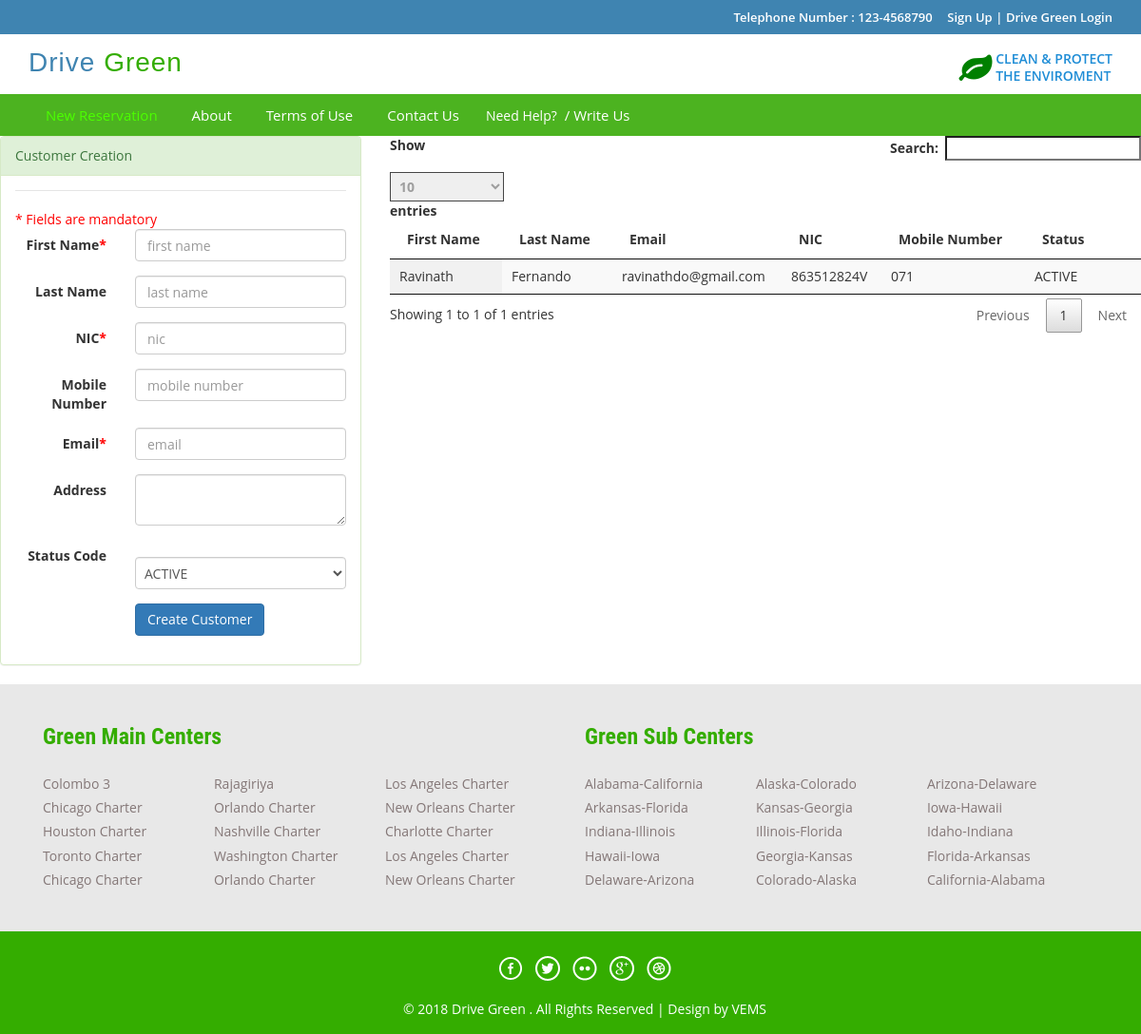
The app's page /index.php/customer_controller/loadCustomerReg, older data.
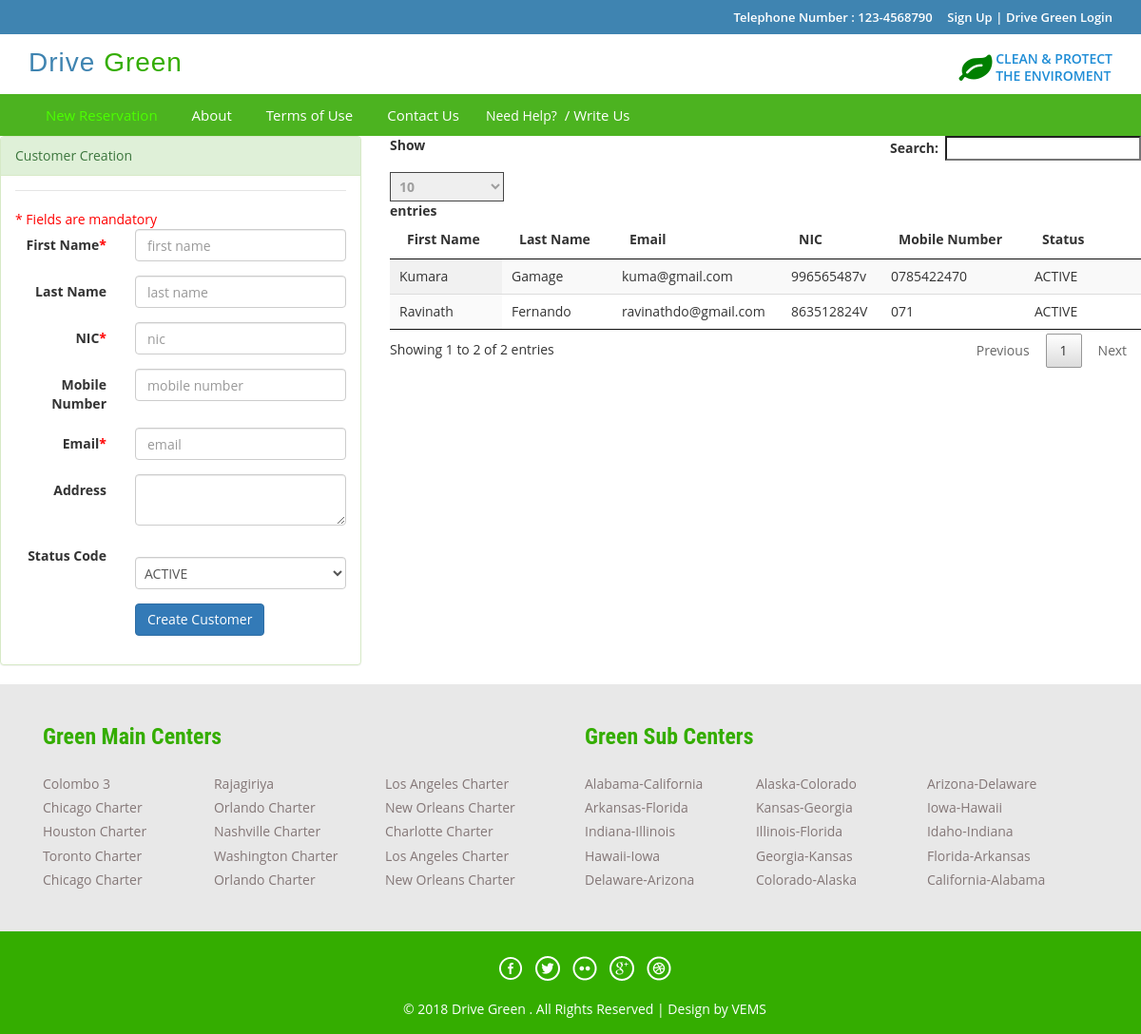
The same page, newer data.
### tables this page shows
CREATE TABLE `dg_customer` (
  `id` int(5) NOT NULL AUTO_INCREMENT,
  `first_name` varchar(50) DEFAULT NULL,
  `last_name` varchar(50) DEFAULT NULL,
  `nic` varchar(12) DEFAULT NULL,
  `pword` text,
  `mobile_number` varchar(10) DEFAULT NULL,
  `address` varchar(50) DEFAULT NULL,
  `email` varchar(50) DEFAULT NULL,
  `status_code` varchar(10) DEFAULT 'ACTIVE',
  `role_code` varchar(10) DEFAULT 'CUSTOMER',
  `created_datetime` timestamp NULL DEFAULT CURRENT_TIMESTAMP,
  `created_user` int(5) DEFAULT '0',
  PRIMARY KEY (`id`)
);

### application/controllers/Customer_Controller.php (called while the page is built, shortened)
<?php
class Customer_Controller extends CI_Controller {
    public function loadCustomerReg() {
        $this->load->model(array('Customer'));
        $customer = new Customer();
        $data['customerList'] = $customer->get();
        $data['msg'] = null;
        $this->load->view('admin/admin_customer_create', $data);
    }
}

### index.php (called while the page is built, shortened)
<?php
require_once BASEPATH.'core/CodeIgniter.php';

### application/views/_menu.php (called while the page is built)
<?php
if(null !== $this->session->userdata('userbean')){
    switch ($this->session->userdata('userbean')->role_code) {
        case 'ADMIN':
            $this->load->view('_menu_admin.php');
            break;
        case 'MANAGER':
            $this->load->view('_menu_manager.php');
            break;
        case 'STAFF':
            $this->load->view('_menu_staff.php');
            break;
        case 'CUSTOMER':
            $this->load->view('_menu_customer.php');
            break;
    }
} else {
    $this->load->view('_menu_prelogin.php');
}
?>

### application/core/my_model.php (called while the page is built, shortened)
<?php
class MY_Model extends CI_Model{
    public function get($limit=0,$offset = 0) {
        if($limit){
            $query = $this->db->get($this::DB_TABLE,$limit,$offset);
        }else{
            $query = $this->db->get($this::DB_TABLE);
        }
        $ret_val = array();
        foreach ($query->result() as $row) {
            $model = new $class;
            $model->populate($row);
            $ret_val[$row->{$this::DB_TABLE_PK}] = $model;
        }
        return $ret_val;
    }
}

### application/views/admin/admin_customer_create.php (the view, shortened to what this page needs)
<!DOCTYPE HTML>
<html>
    <head>
        <?php $this->load->view('basecss'); ?>
        <?php $this->load->view('basejs'); ?>
    </head>
    <body>
        <div class="top-header">
            <?php
            $this->load->view('_top_header.php');
            ?>
        </div>
        <div class="header">
            <?php
            $this->load->view('_header.php');
            ?>
        </div>
        <div class="footer-btm wow fadeInLeft animated" data-wow-delay=".5s">
            <div class="container">
                <div class="navigation">
                    <nav class="navbar navbar-default">
                        <div class="collapse navbar-collapse nav-wil" id="bs-example-navbar-collapse-1">
                            <nav class="cl-effect-1">
                                <?php
                                $this->load->view('_menu.php');
                                ?>
                            </nav>
                        </div>
                    </nav>
                </div>
            </div>
        </div>
        <div class="row">
            <div class="col-md-4">
                <div class="panel panel-success">
                    <div class="panel-heading ">Customer Creation</div>
                    <div class="panel-body">
                          <form class="form-horizontal" action="<?php echo site_url('Customer_Controller/add') ?>" method="post">
                    <fieldset>
                                                <span class="mando-msg">* Fields are mandatory</span>
                        <legend></legend>
                        <div class="form-group">
                            <label class="col-md-4 control-label" for="first_name">First Name<span class="mando-msg">*</span></label>
                            <div class="col-md-8">
                                <input id="first_name" required="" name="first_name" type="text" placeholder="first name" class="form-control input-md"  pattern="^[a-zA-Z\s]{1,50}$" title="Invalid input,letters only,max length 50" >
                            </div>
                        </div>
                        <div class="form-group">
                            <label class="col-md-4 control-label" for="last_name">Last Name</label>
                            <div class="col-md-8">
                                <input id="last_name" name="last_name" type="search" placeholder="last name" class="form-control input-md">
                            </div>
                        </div>
                        <div class="form-group">
                            <label class="col-md-4 control-label" for="nic">NIC<span class="mando-msg">*</span></label>
                            <div class="col-md-8">
                                <input id="nic" required="" name="nic" type="text" placeholder="nic" class="form-control input-md" pattern="(?:((^\d{9})(v$))|((^\d{9})(x$))|(^\d{12}$))" title="9 digit with 'x' or 'v', 12 digit modern NIC" >
                            </div>
                        </div>
                        <div class="form-group">
                            <label class="col-md-4 control-label" for="mobile_number">Mobile Number</label>
                            <div class="col-md-8">
                                <input id="mobile_number" name="mobile_number" type="text" placeholder="mobile number" class="form-control input-md"  pattern="^[0-9]{0,10}$"  title="Invalid input">
                            </div>
                        </div>
                        <div class="form-group">
                            <label class="col-md-4 control-label" for="email">Email<span class="mando-msg">*</span></label>
                            <div class="col-md-8">
                                <input id="email" name="email" required="" type="text" placeholder="email" class="form-control input-md">
                            </div>
                        </div>
                        <div class="form-group">
                            <label class="col-md-4 control-label" for="address">Address</label>
                            <div class="col-md-8">
                                <textarea class="form-control" id="address" name="address"></textarea>
                            </div>
                        </div>
                        <div class="form-group">
                            <label class="col-md-4 control-label" for="status_code">Status Code</label>
                            <div class="col-md-8">
                                <select id="status_code" name="status_code" class="form-control">
                                    <option value="ACTIVE">ACTIVE</option>
                                </select>
                            </div>
                        </div>
                        <div class="form-group">
                            <label class="col-md-4 control-label" for="singlebutton"></label>
                            <div class="col-md-8">
                                <button id="singlebutton" name="singlebutton" class="btn btn-primary">Create Customer</button>
                            </div>
                        </div>
                    </fieldset>
                </form>
                    </div>
                </div>
            </div>
            <div class="col-md-8">
                <table id="example" class="display" cellspacing="0" width="100%">
                    <thead>
                        <tr>
                            <th>First Name</th>
                            <th>Last Name</th>
                            <th>Email</th>
                            <th>NIC</th>
                            <th>Mobile Number</th>
                            <th>Status</th>
                            <th></th>
                        </tr>
                    </thead>
                    <tbody>
                        <?php foreach ($customerList as $value) {
                            ?>
                            <tr>
                                <td><?php echo $value->first_name ?></td>
                                <td><?php echo $value->last_name ?></td>
                                <td><?php echo $value->email ?></td>
                                <td><?php echo $value->nic ?></td>
                                <td><?php echo $value->mobile_number ?></td>
                                <td><?php echo $value->status_code ?> </td>
                                <td></td>
                            </tr>
                            <?php
                        }
                        ?>
                    </tbody>
                </table>
                <link href="css/jquery.dataTables.min.css" rel="stylesheet" type="text/css"/>
            </div>
        </div>
        <div class="footer-top">
            <div class="container">
                <?php $this->load->view('_footer_branch'); ?>
            </div>
        </div>
        <div class="copy-right">
            <div class="container">
                <?php
                $this->load->view('_footer.php');
                ?>
            </div>
        </div>
    </body>
</html>

### application/views/basecss.php
<link href="<?php echo site_url('css/bootstrap.css');?>" rel='stylesheet' type='text/css' />
<link href="<?php echo site_url('css/style.css');?>" rel='stylesheet' type='text/css' />
<link href="<?php echo site_url('css/font-awesome.css');?>" rel="stylesheet">
<link href="<?php echo site_url('css/animate.css');?>" rel="stylesheet" type="text/css" media="all">
<link href='<?php echo site_url('css/fullcalendar.min.css');?>' rel='stylesheet' />
<link href='<?php echo site_url('css/fullcalendar.print.min.css');?>' rel='stylesheet' media='print' />
<link href='<?php echo site_url('css/jquery.dataTables.min.css');?>' rel='stylesheet' />

### application/views/_top_header.php
<?php if(null !== $this->session->userdata('userbean')){ ?>
    <div class="container">
    <ul class="tp-hd-lft wow fadeInLeft animated" data-wow-delay=".5s">
        <li class="hm"><a href="#"><i class="fa fa-home"></i></a></li>
    </ul>
    <ul class="tp-hd-rgt wow fadeInRight animated" data-wow-delay=".5s">
        <li class="tol">
            <?php
            if ($this->session->userdata('userbean')) {
                $userbean = $this->session->userdata('userbean');
            } else {
                header("Location:" . site_url('User_Controller/logout'));
            }
            ?> Welcome <?= $userbean->first_name; ?>
        <li class="sigi">
            [<?= $userbean->role_code; ?>]
            <a href="<?php echo site_url('User_Controller/logout'); ?>"  data-target="#myModal4" >
                 | Logout</a>
        </li>
        </li>
    </ul>
    <div class="clearfix"></div>
</div>
<?php }else{  ?>
<div class="container">
    <ul class="tp-hd-rgt wow fadeInRight animated" data-wow-delay=".5s">
        <li class="tol">Telephone Number : 123-4568790</li>
        <li class="sig"><a href="#" data-toggle="modal" data-target="#myModal" >Sign Up</a> </li>
        <li class="sigi"> | <a href="#" data-toggle="modal" data-target="#myModal5" > Drive Green Login</a></li>
    </ul>
    <div class="clearfix"></div>
</div>
<?php }?>

### application/views/_header.php (shortened to what this page needs)
<div class="container">
                <div class="logo wow fadeInDown animated" data-wow-delay=".5s">
                    <a href="<?= base_url('/Menu_Controller/loadHome')?>">Drive <span>Green</span></a>
                </div>
                <div class="lock fadeInDown animated" data-wow-delay=".5s">
                    <li><i style="font-size: 35px;color: green" class="fa fa-leaf"></i></li>
                    <li><div class="securetxt">CLEAN &amp; PROTECT<br> THE ENVIROMENT</div></li>
                </div>
                <div class="clearfix"></div>
</div>

### application/views/_menu_prelogin.php
<ul class="nav navbar-nav">
   <li class="active"><a href="customer_new_reservation.php">New Reservation</a></li>
            <li><a href="<?php echo base_url('Menu_Controller/about'); ?>">About</a></li>
            <li><a href="<?php echo base_url('Menu_Controller/terms'); ?>">Terms of Use</a></li>
            <li><a href="<?php echo base_url('Menu_Controller/contact'); ?>">Contact Us</a></li>
            <li>Need Help?<a href="#" data-toggle="modal" data-target="#myModal3"> / Write Us </a>  </li>
    <div class="clearfix"></div>
</ul>

### application/views/_footer_branch.php
<div class="col-md-6 footer-left wow fadeInLeft animated" data-wow-delay=".5s">
                   <h3>Green Main Centers</h3>
                   <ul>
                       <li><a href="bus.html">Colombo 3 </a></li>
                       <li><a href="bus.html">Rajagiriya</a></li>
                       <li><a href="bus.html">Los Angeles Charter</a></li>
                       <li><a href="bus.html">Chicago Charter</a></li>
                       <li><a href="bus.html">Orlando Charter</a></li>
                       <li><a href="bus.html">New Orleans Charter</a></li>
                       <li><a href="bus.html">Houston Charter</a></li>
                       <li><a href="bus.html">Nashville Charter</a></li>
                       <li><a href="bus.html">Charlotte Charter</a></li>
                       <li><a href="bus.html">Toronto Charter</a></li>
                       <li><a href="bus.html">Washington Charter</a></li>
                       <li><a href="bus.html">Los Angeles Charter</a></li>
                       <li><a href="bus.html">Chicago Charter</a></li>
                       <li><a href="bus.html">Orlando Charter</a></li>
                       <li><a href="bus.html">New Orleans Charter</a></li>
                       <div class="clearfix"></div>
                   </ul>
               </div>
               <div class="col-md-6 footer-left wow fadeInRight animated" data-wow-delay=".5s">
                   <h3>Green Sub Centers</h3>
                   <ul>
                       <li><a href="travels.html">Alabama-California</a></li>
                       <li><a href="travels.html">Alaska-Colorado</a></li>
                       <li><a href="travels.html">Arizona-Delaware</a></li>
                       <li><a href="travels.html">Arkansas-Florida</a></li>
                       <li><a href="travels.html">Kansas-Georgia</a></li>
                       <li><a href="travels.html">Iowa-Hawaii</a></li>
                       <li><a href="travels.html">Indiana-Illinois</a></li>
                       <li><a href="travels.html">Illinois-Florida</a></li>
                       <li><a href="travels.html">Idaho-Indiana</a></li>
                       <li><a href="travels.html">Hawaii-Iowa</a></li>
                       <li><a href="travels.html">Georgia-Kansas</a></li>
                       <li><a href="travels.html">Florida-Arkansas</a></li>
                       <li><a href="travels.html">Delaware-Arizona</a></li>
                       <li><a href="travels.html">Colorado-Alaska</a></li>
                       <li><a href="travels.html">California-Alabama</a></li>
                       <div class="clearfix"></div>
                   </ul>
               </div>
               <div class="clearfix"></div>

### application/views/_footer.php
<div class="copy-right">
    <div class="container">
         <div class="footer-social-icons wow fadeInDown animated animated" data-wow-delay=".5s" style="visibility: visible; animation-delay: 0.5s; animation-name: fadeInDown;">
            <ul>
                <li><a class="facebook" href="#"><span>Facebook</span></a></li>
                <li><a class="twitter" href="#"><span>Twitter</span></a></li>
                <li><a class="flickr" href="#"><span>Flickr</span></a></li>
                <li><a class="googleplus" href="#"><span>Google+</span></a></li>
                <li><a class="dribbble" href="#"><span>Dribbble</span></a></li>
            </ul>
        </div>
        <p class="wow zoomIn animated animated" data-wow-delay=".5s" style="visibility: visible; animation-delay: 0.5s; animation-name: zoomIn;">© 2018 Drive Green . All Rights Reserved | Design by  <a href="#" target="_blank">VEMS</a> </p>
    </div>
</div>

Row changes from the older to the newer data that the page shows:
added dg_customer: first_name "Kumara", last_name "Gamage", email "kuma@gmail.com", nic "996565487v", mobile_number "0785422470", status_code "ACTIVE"
Text that changed along with them:
text written by a page script: "Show entries Search: Showing 1 to 1 of 1 entries Previous 1 Next" → "Show entries Search: Showing 1 to 2 of 2 entries Previous 1 Next"
